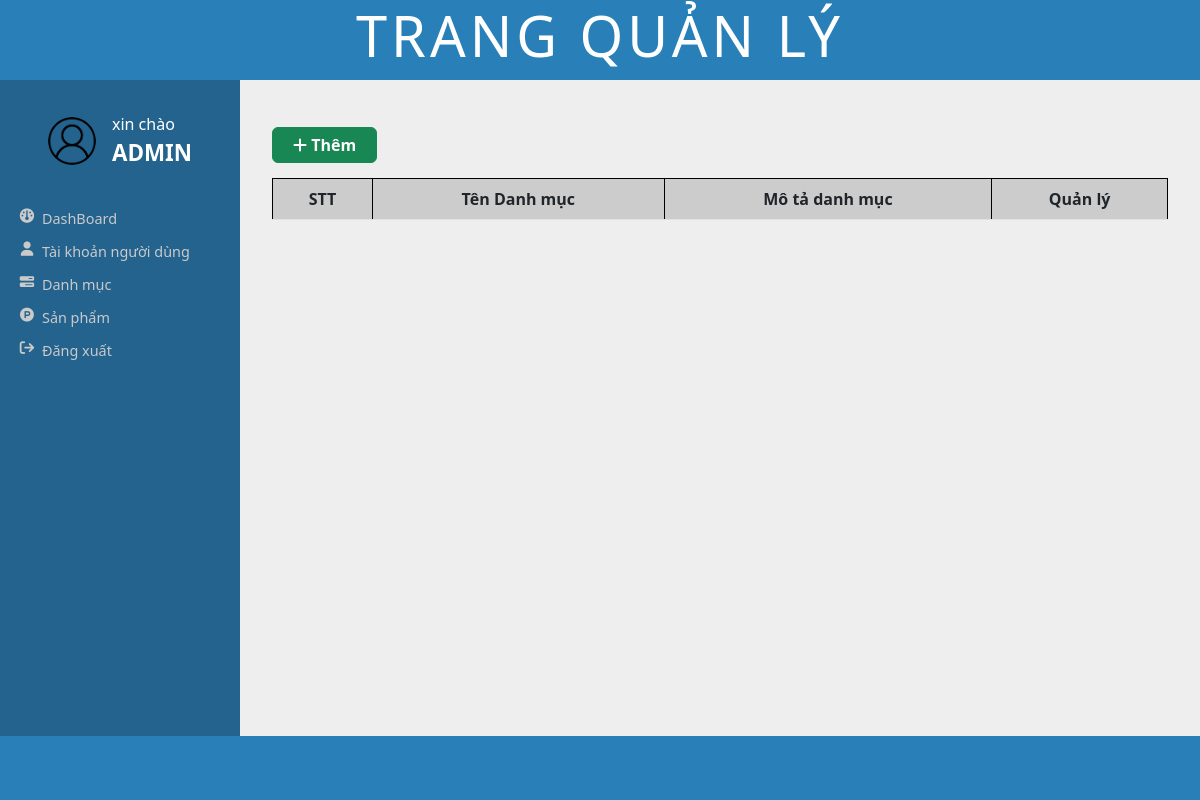
The app's page /admin/view/main.php?ql=cate_pr, older data.
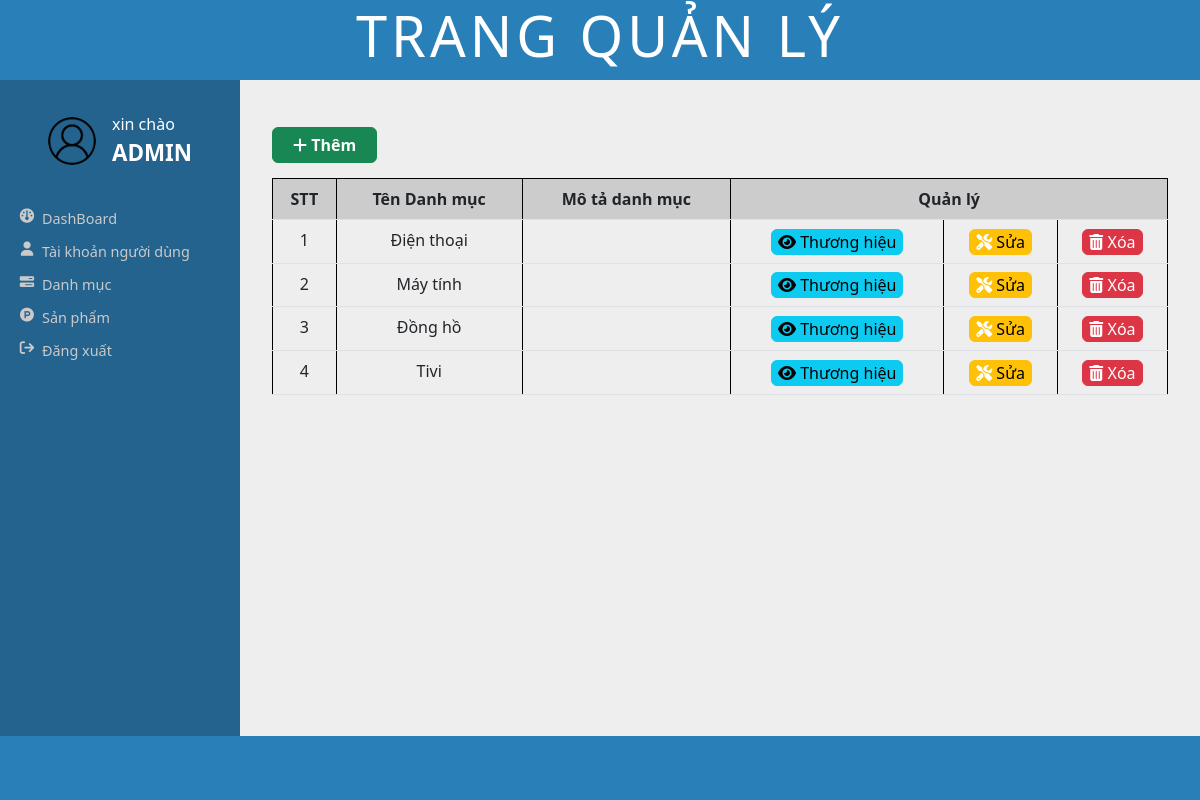
The same page, newer data.
### tables this page shows
CREATE TABLE category (
    I_id_category INT PRIMARY KEY AUTO_INCREMENT,
    T_name_category VARCHAR(50),
    T_description VARCHAR(500),
    T_img_sample_category VARCHAR(45),
    I_id_parent INT
);

### admin/controller/categoryController.php (called while the page is built, shortened)
<?php
    include_once('../model/categoryModel.php');
    class CategoryController{
        private $cate;
        public function __construct($conn) {
            $this->cate = new CategoryModel($conn);
        }
        public function selectCategoryParent(){
            return $this->cate->selectCategoryParent();
        }
    }
?>

### admin/model/categoryModel.php (called while the page is built, shortened)
<?php
    class CategoryModel{
        private $conn;
        public function __construct($conn) {
            $this->conn = $conn;
        }
        public function selectCategoryParent(){
            $sql = "SELECT * FROM category WHERE I_id_parent IS NULL ";
            $result = mysqli_query($this->conn, $sql);
            return $result;
        }
    }
?>

### admin/view/content/category/category_parent.php (the view, shortened to what this page needs)
<?php
    $cate = new CategoryController($conn);
    $select_result = $cate->selectCategoryParent();
?>
<button class="btn btn-success btn_add">
    <i class="icon fa-solid fa-plus"></i>
    <a href="main.php?ql=cate_pr_add">Thêm</a>
</button>
<table class="table table-hover">
  <tr class="tr_first">
    <td>STT</td>
    <td>Tên Danh mục</td>
    <td>Mô tả danh mục</td>
    <td colspan="3">Quản lý</td>
  </tr>
  <?php
    while($row = mysqli_fetch_array($select_result)){
  ?>
      <tr>
        <td><?php echo $row['I_id_category']; ?></td>
        <td><?php echo $row['T_name_category']; ?></td>
        <td><?php echo $row['T_description']; ?></td>
        <td>
          <a href='main.php?ql=cate_sub&id_sub=<?php echo $row['I_id_category']; ?>'>
            <button class='btn btn-info'>
              <i class='fa-solid fa-eye'></i> Thương hiệu
            </button>
          </a>
        </td>
        <td>
          <a href='main.php?ql=cate_pr_update&id_sua=<?php echo $row['I_id_category']; ?>'>
            <button class='btn btn-warning'>
              <i class='icon fa-solid fa-screwdriver-wrench'></i> Sửa
            </button>
          </a>
        </td>
        <td>
          <a href='main.php?ql=cate_pr_delete&id_xoa=<?php echo $row['I_id_category']; ?>'>
            <button class='btn btn-danger'>
              <i class='icon fa-solid fa-trash-can'></i> Xóa
            </button>
          </a>
        </td>
      </tr>
  <?php
    }
  ?>
</table>

Row changes from the older to the newer data that the page shows:
added category: I_id_category "1", T_name_category "Điện thoại"
added category: I_id_category "2", T_name_category "Máy tính"
added category: I_id_category "3", T_name_category "Đồng hồ"
added category: I_id_category "4", T_name_category "Tivi"
